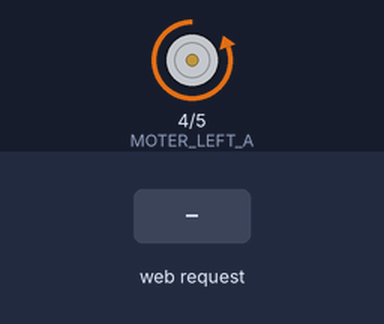
A sketch run on a simulated ESP8266 (NodeMCU). Shown: motor-driver pin pairs drawn as motors (green arrow = first pin HIGH = forward, orange = second pin HIGH = backward, longer = more drive). The inputs (shaded band) are chosen by the test bench. What the sketch prints to the serial monitor is not drawn.

Above: at 1.1 s.
At 3.7 s:
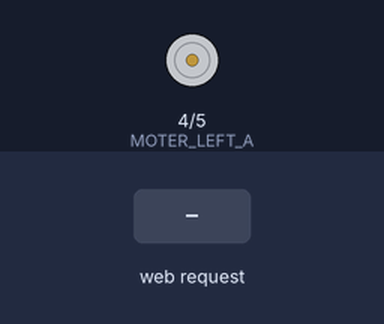
3.8 s: HTTP request GET /12345/ received
At 3.95 s:
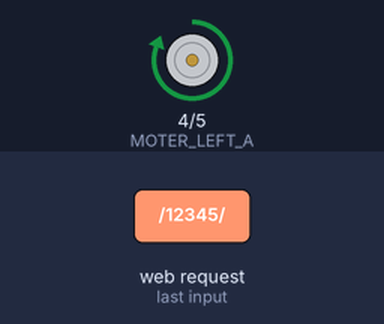
Timing chart, 0 to 6.8 s (numbered marks = the images above; inputs shaded):
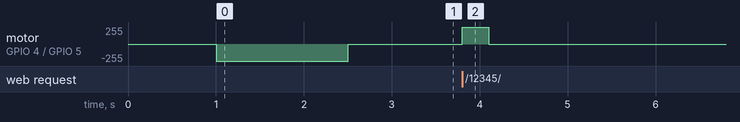

Measured:
- after the input at 3.8 s, motor on GPIO 4 (MOTER_LEFT_A) / GPIO 5 (MOTER_LEFT_B): stopped → forward 255/255 at once, → stopped 0.30 s later

The sketch:

ver0.0.3.ino
```cpp
/* Create a WiFi access point and provide a web server on it. */

#include <ESP8266WiFi.h>
#include <ESP8266mDNS.h>
#include <WiFiClient.h>

/* Drive m*/
#define MOTER_LEFT_A    4
#define MOTER_LEFT_B    5

void rotateMoterCCW(int moterA, int moterB) ;
void rotateMoterCW(int moterA, int moterB) ;
void stopMoter(int moterA, int moterB) ;

/* Set these to your desired credentials. */
const char *ssid = "fucking";
const char *password = "abcdefgh";

WiFiServer server(80);

/* Just a little test message.  Go to http://192.168.4.1 in a web browser
 * connected to this access point to see it.
 */
void setup() {
  delay(1000);
  Serial.begin(115200);
  Serial.println();
  Serial.print("Configuring access point...");
  /* You can remove the password parameter if you want the AP to be open. */
  WiFi.softAP(ssid, password);

  IPAddress myIP = WiFi.softAPIP();
  Serial.print("AP IP address: ");
  Serial.println(myIP);
  server.begin();
  Serial.println("HTTP server started");


  pinMode(MOTER_LEFT_A, OUTPUT);
  pinMode(MOTER_LEFT_B, OUTPUT);

  rotateMoterCW(MOTER_LEFT_A, MOTER_LEFT_B);
  Serial.println("MotorCW");
  delay(1500);
  stopMoter(MOTER_LEFT_A, MOTER_LEFT_B);
  Serial.println("MotorStop");
}

void loop() {
  WiFiClient client = server.available();
  if(!client){
      return;
  }

  while(client.connected() && !client.available()){
    delay(1);
  }

  String req = client.readStringUntil('\r');

  // First line of HTTP request looks like "GET /path HTTP/1.1"
  // Retrieve the "/path" part by finding the spaces
  int addr_start = req.indexOf(' ');
  int addr_end = req.indexOf(' ', addr_start + 1);
  if (addr_start == -1 || addr_end == -1) {
    Serial.print("Invalid request: ");
    Serial.println(req);
    return;
  }
  req = req.substring(addr_start + 1, addr_end);
  Serial.print("Request: ");
  Serial.println(req);
  client.flush();

  if (req == "/")
  {
      Serial.println("- connect requested: /");
  }
  else if (req=="/12345/") {

      Serial.println("- connect requested: ");
      int m[100];
      for (int i = 1; i < sizeof(req); i++) {
        Serial.print(req[i]);
      }Serial.println();

      rotateMoterCCW(MOTER_LEFT_A, MOTER_LEFT_B);
      Serial.println("MotorCCW");
      delay(300);
      stopMoter(MOTER_LEFT_A, MOTER_LEFT_B);
      Serial.println("MotorStop");
  }
  else {
    Serial.println("Not handled request");
  }
}


  // output moterA = 1, moterB = 0
void rotateMoterCCW(int moterA, int moterB) {
  digitalWrite(moterA, 1);
  digitalWrite(moterB, 0);
}

// output moterA = 0, moterB = 1
void rotateMoterCW(int moterA, int moterB) {
  digitalWrite(moterA, 0);
  digitalWrite(moterB, 1);
}

// output moterA == moterB
void stopMoter(int moterA, int moterB) {
  digitalWrite(moterA, 0);
  digitalWrite(moterB, 0);
}
```
